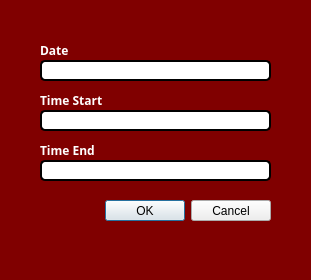
<?xml version="1.0" encoding="UTF-8"?>
<ui version="4.0">
 <class>EditSubmitDialog</class>
 <widget class="QDialog" name="EditSubmitDialog">
  <property name="geometry">
   <rect>
    <x>0</x>
    <y>0</y>
    <width>311</width>
    <height>280</height>
   </rect>
  </property>
  <property name="windowTitle">
   <string>Dialog</string>
  </property>
  <widget class="QDialogButtonBox" name="buttonBox">
   <property name="geometry">
    <rect>
     <x>-70</x>
     <y>200</y>
     <width>341</width>
     <height>21</height>
    </rect>
   </property>
   <property name="styleSheet">
    <string notr="true"/>
   </property>
   <property name="orientation">
    <enum>Qt::Horizontal</enum>
   </property>
   <property name="standardButtons">
    <set>QDialogButtonBox::Cancel|QDialogButtonBox::Ok</set>
   </property>
  </widget>
  <widget class="QLabel" name="label10_2">
   <property name="geometry">
    <rect>
     <x>40</x>
     <y>40</y>
     <width>101</width>
     <height>21</height>
    </rect>
   </property>
   <property name="font">
    <font>
     <family>Rockwell</family>
     <bold>true</bold>
    </font>
   </property>
   <property name="styleSheet">
    <string notr="true">color: rgb(255, 255, 255);</string>
   </property>
   <property name="text">
    <string>Date</string>
   </property>
  </widget>
  <widget class="QLabel" name="label10_3">
   <property name="geometry">
    <rect>
     <x>40</x>
     <y>90</y>
     <width>101</width>
     <height>21</height>
    </rect>
   </property>
   <property name="font">
    <font>
     <family>Rockwell</family>
     <bold>true</bold>
    </font>
   </property>
   <property name="styleSheet">
    <string notr="true">color: rgb(255, 255, 255);</string>
   </property>
   <property name="text">
    <string>Time Start</string>
   </property>
  </widget>
  <widget class="QLabel" name="label10_4">
   <property name="geometry">
    <rect>
     <x>40</x>
     <y>140</y>
     <width>101</width>
     <height>21</height>
    </rect>
   </property>
   <property name="font">
    <font>
     <family>Rockwell</family>
     <bold>true</bold>
    </font>
   </property>
   <property name="styleSheet">
    <string notr="true">color: rgb(255, 255, 255);</string>
   </property>
   <property name="text">
    <string>Time End</string>
   </property>
  </widget>
  <widget class="QLineEdit" name="newDate">
   <property name="geometry">
    <rect>
     <x>40</x>
     <y>60</y>
     <width>231</width>
     <height>21</height>
    </rect>
   </property>
   <property name="styleSheet">
    <string notr="true">background-color: white;
    border: 2px solid #000000;
    border-radius: 5px;
    padding: 1px;
    box-shadow: 0 0 10px rgba(0, 0, 0, 0.5);</string>
   </property>
  </widget>
  <widget class="QLineEdit" name="newTimeStart">
   <property name="geometry">
    <rect>
     <x>40</x>
     <y>110</y>
     <width>231</width>
     <height>21</height>
    </rect>
   </property>
   <property name="styleSheet">
    <string notr="true">background-color: white;
    border: 2px solid #000000;
    border-radius: 5px;
    padding: 1px;
    box-shadow: 0 0 10px rgba(0, 0, 0, 0.5);</string>
   </property>
  </widget>
  <widget class="QLineEdit" name="newTimeEnd">
   <property name="geometry">
    <rect>
     <x>40</x>
     <y>160</y>
     <width>231</width>
     <height>21</height>
    </rect>
   </property>
   <property name="styleSheet">
    <string notr="true">background-color: white;
    border: 2px solid #000000;
    border-radius: 5px;
    padding: 1px;
    box-shadow: 0 0 10px rgba(0, 0, 0, 0.5);</string>
   </property>
  </widget>
  <widget class="QLabel" name="label_8">
   <property name="geometry">
    <rect>
     <x>0</x>
     <y>0</y>
     <width>311</width>
     <height>281</height>
    </rect>
   </property>
   <property name="styleSheet">
    <string notr="true">
QFrame {
    background-color: #800000;
    color: white;
	 padding: 1px;
    box-shadow: 0 0 10px rgba(0, 0, 0, 0.5);
    color: white; 
}</string>
   </property>
   <property name="text">
    <string/>
   </property>
  </widget>
  <zorder>label_8</zorder>
  <zorder>buttonBox</zorder>
  <zorder>label10_2</zorder>
  <zorder>label10_3</zorder>
  <zorder>label10_4</zorder>
  <zorder>newDate</zorder>
  <zorder>newTimeStart</zorder>
  <zorder>newTimeEnd</zorder>
 </widget>
 <resources/>
 <connections>
  <connection>
   <sender>buttonBox</sender>
   <signal>accepted()</signal>
   <receiver>EditSubmitDialog</receiver>
   <slot>accept()</slot>
   <hints>
    <hint type="sourcelabel">
     <x>248</x>
     <y>254</y>
    </hint>
    <hint type="destinationlabel">
     <x>157</x>
     <y>274</y>
    </hint>
   </hints>
  </connection>
  <connection>
   <sender>buttonBox</sender>
   <signal>rejected()</signal>
   <receiver>EditSubmitDialog</receiver>
   <slot>reject()</slot>
   <hints>
    <hint type="sourcelabel">
     <x>316</x>
     <y>260</y>
    </hint>
    <hint type="destinationlabel">
     <x>286</x>
     <y>274</y>
    </hint>
   </hints>
  </connection>
 </connections>
</ui>
